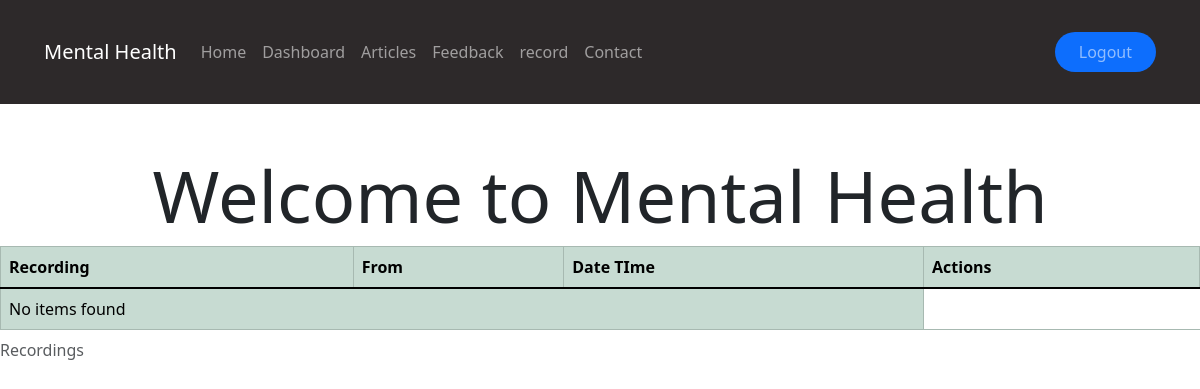
The app's page / (signed in), older data.
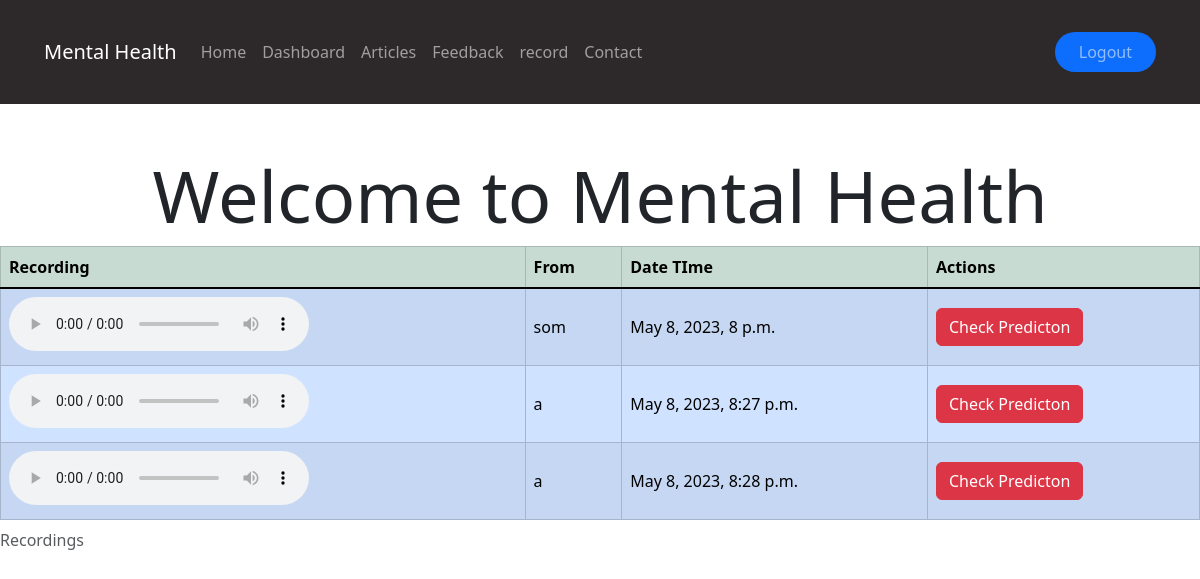
The same page, newer data.
### app/models.py (models this page shows, shortened)
class Audio(models.Model):
    user = models.ForeignKey('auth.User', on_delete=models.CASCADE)
    path = models.CharField(max_length=255)
    created_on = models.DateTimeField(auto_now_add=True)

### app/views.py (the view)
# urls.py: path('',view=views.landing, name='landing'),
def landing(request):
    audios = Audio.objects.all()
    ctx = {'audios': audios}
    return render(request, 'landing.html', ctx)

### templates/landing.html (shortened to what this page needs)
{% extends 'layout/base.html' %}
{% load static %}
{% block content %}
        <div class="row">
            <div class="col my-5">
                <h2 class="text-center display-2"> Welcome to Mental Health </h2>
                {% if user.is_authenticated %}
                <div class="table-responsive">
                    <table class="table table-striped
                    table-hover
                    table-bordered
                    table-success
                    align-middle">
                        <thead class="table-light">
                            <caption>Recordings</caption>
                            <tr>
                                <th>Recording</th>
                                <th>From</th>
                                <th>Date TIme</th>
                                <th>Actions</th>
                            </tr>
                            </thead>
                            <tbody class="table-group-divider">
                                {% for item in audios %}
                                <tr class="table-primary" >
                                    <td scope="row">
                                        <audio controls>
                                            <source src="{{item.path}}" type="audio/mpeg">
                                        </audio>
                                    </td>
                                    <td>{{item.user.username}}</td>
                                    <td>{{item.created_on}}</td>
                                    <td>
                                        <a href="{% url 'predict_depression' item.id %}" class="btn btn-danger">Check Predicton</a>
                                    </td>
                                </tr>
                                {% empty %}
                                <tr>
                                    <td colspan="3">No items found</td>
                                </tr>
                                {% endfor %}
                            </tbody>
                    </table>
                </div>
                {% endif %}
            </div>
        </div>
{% endblock content %}

Row changes from the older to the newer data that the page shows:
added Audio: user.username "som", created_on "May 8, 2023, 8 p.m."
added Audio: user.username "a", created_on "May 8, 2023, 8:27 p.m."
added Audio: user.username "a", created_on "May 8, 2023, 8:28 p.m."
Text that changed along with them:
text no longer shown: "No items found"
